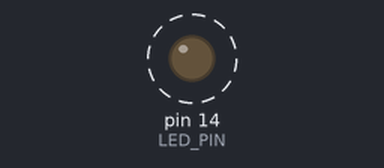
Bench run of a sketch on a simulated Arduino Uno, built with avr-gcc and run on an emulated ATmega328P. Parts: output pins drawn as LEDs (lit = HIGH). Dashed ring = blinking.

Above: at 0.5 s.
Timing chart, 0 to 3.0 s (numbered marks = the images above):
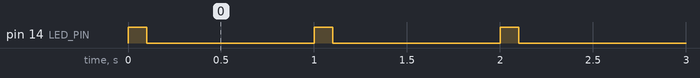

Measured:
- by itself, pin 14 (LED_PIN): alternates HIGH for 0.10 s and LOW for 0.90 s

The sketch:

sketch.ino
```cpp
#define LED_PIN 14

void setup()
{
    pinMode(LED_PIN, OUTPUT);
}

void loop()
{
    digitalWrite(LED_PIN, HIGH);
    delay(100);
    digitalWrite(LED_PIN, LOW);
    delay(900);
}
```
